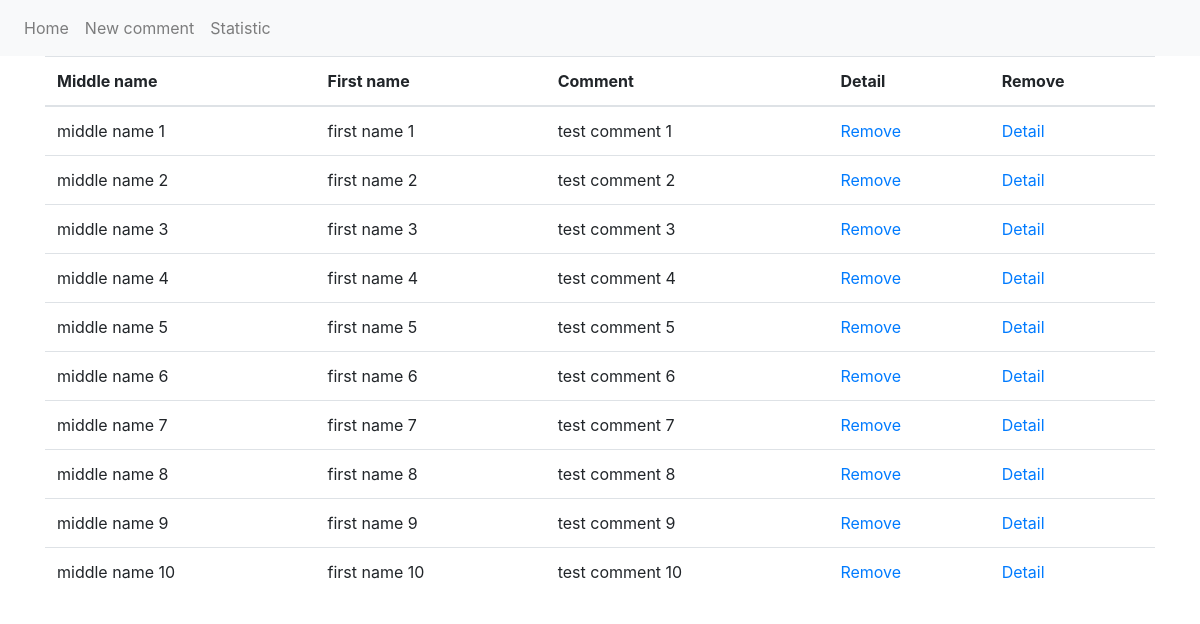
The page / on the database its author committed.
### tables this page shows
CREATE TABLE `comment` (
  `id` bigint(20) UNSIGNED NOT NULL,
  `first_name` varchar(20) NOT NULL,
  `last_name` varchar(20) NOT NULL,
  `middle_name` varchar(20) NOT NULL,
  `region_id` int(11) NOT NULL,
  `city_id` int(11) NOT NULL,
  `phone` varchar(10) NOT NULL,
  `email` varchar(30) NOT NULL,
  `comment` text NOT NULL
);

### config/routes.php (called while the page is built)
<?php
return array(
  '^login$' => 'user/login',
  '^register$' => 'user/register',
  '^logout$' => 'user/logout',
  '^upload$' => 'load/upload',
  '^download/([a-zA-Z0-9.]+)' => 'load/download/$1',
  '^delete/([a-zA-Z0-9.]+)' => 'load/delete_file/$1',
  '^list$' => 'list/index',
  '^comment/new$' => 'comment/new',
  '^comment/add$' => 'comment/add',
  '^comment/remove/([a-zA-Z0-9.]+)$' => 'comment/remove_by_id/$1',
  '^comment/detail/([a-zA-Z0-9.]+)$' => 'comment/detail_by_id/$1',
  '^statistic$' => 'statistic/index',
  '^statistic/region/([a-zA-Z0-9.]+)$' => 'statistic/comment_by_region_id/$1',
  '^statistic/city/([a-zA-Z0-9.]+)$' => 'statistic/comment_by_city_id/$1',
  '^geo/region$' => 'geo/regions',
  '^geo/region/([a-zA-Z0-9.]+)$' => 'geo/cities_by_region_id/$1',
  '^$' => 'index/index'
);

### controllers/Index_controller.php (called while the page is built)
<?php
require_once dir . '/models/Comment_model.php';
class Index_controller {
  function action_index() {
    $comments = Comment_model::getList();
    include_once dir .'/views/pages/index.php';
    return 1;
  }
}

### index.php (called while the page is built, shortened)
<?php
require_once(dir . '/components/router.php');
$router = new Router();
$router->run();

### models/Base_model.php (called while the page is built)
<?php
class Base_model {
  private static $db;
  static function get_connection() {
    if (empty(self::$db)) {
      self::$db = Db::connect();
      return self::$db;
    } else {
      return self::$db;
    }
  }
  static function sql_inner($sql_string) {
    $db = self::get_connection();
    $result = $db->prepare($sql_string);
    return $result;
  }
}

### models/Comment_model.php (called while the page is built, shortened)
<?php
require_once dir . '/models/Base_model.php';
class Comment_model extends Base_model {
  static function getList() {
    $sql = 'SELECT * FROM `comment`';
    $result = self::sql_inner($sql);
    $result->execute();
    return $result->fetchAll(PDO::FETCH_ASSOC);
  }
}

### views/pages/index.php (the view)
<?php
include_once dir . '/views/layouts/header.php';
?>
  <div class="container">
    <div class="row">
      <div class="col-lg-12">
        <table class="table">
          <thead>
          <tr>
            <th>Middle name</th>
            <th>First name</th>
            <th>Comment</th>
            <th>Detail</th>
            <th>Remove</th>
          </tr>
          </thead>
          <tbody>
          <?php foreach ($comments as $comment): ?>
            <tr>
              <td><?php echo $comment['middle_name'] ?></td>
              <td><?php echo $comment['first_name'] ?></td>
              <td><?php echo $comment['comment'] ?></td>
              <td><a href="<?php echo "/comment/remove/" . $comment['id'] ?>">Remove</a></td>
              <td><a href="<?php echo "/comment/detail/" . $comment['id'] ?>">Detail</a></td>
            </tr>
          <?php endforeach; ?>
          </tbody>
        </table>
      </div>
    </div>
  </div>
<?php
include_once dir . '/views/layouts/footer.php';

### components/router.php (shortened to what this page needs)
<?php
class Router {
  private $routes;
  public function __construct() {
    $path_routes = dir . '/config/routes.php';
    $this->routes = include($path_routes);
  }
  public function run() {
    if (!empty($_SERVER['REQUEST_URI'])) {
      $uri = trim($_SERVER['REQUEST_URI'], '/');
    }
    $this->i = 0;
    foreach ($this->routes as $uriPattern => $path) {
      $this->i++;
      if (preg_match("~$uriPattern~", $uri, $match)) {
        $param_rout = preg_replace("~$uriPattern~", $path, $uri);
        $segments = explode('/', $param_rout);
        $controller_name = ucfirst(array_shift($segments) . '_controller');
        $action_name = 'action_' . array_shift($segments);
        $param = $segments;
        $controller_obj = new $controller_name;
        $result = $controller_obj->$action_name($param);
        if ($result != NULL) {
          break;
        }
      } elseif (count($this->routes) == $this->i) {
        header('Location: /');
      }
    }
  }
}

### views/layouts/header.php (shortened to what this page needs)
<!doctype html>
<html lang="en">
<head>
  <link rel="stylesheet" href="/node_modules/bootstrap/dist/css/bootstrap.min.css">
  <link rel="stylesheet" href="/node_modules/font-awesome/css/font-awesome.min.css">
  <link rel="stylesheet" href="/views/assets/css/index.css">
</head>
<body>
<header>
  <nav class="navbar navbar-expand-lg navbar-light bg-light">
    <ul class="navbar-nav">
      <li class="nav-item">
        <a href="/" class="nav-link">Home</a>
      </li>
      <li class="nav-item">
        <a href="/comment/new" class="nav-link">New comment</a>
      </li>
      <li class="nav-item">
        <a href="/statistic" class="nav-link">Statistic</a>
      </li>
    </ul>
  </nav>
</header>

### views/layouts/footer.php
</body>
</html>

### rows shown on the page
comment: middle_name "middle name 1", first_name "first name 1", comment "test comment 1"
comment: middle_name "middle name 2", first_name "first name 2", comment "test comment 2"
comment: middle_name "middle name 3", first_name "first name 3", comment "test comment 3"
comment: middle_name "middle name 4", first_name "first name 4", comment "test comment 4"
comment: middle_name "middle name 5", first_name "first name 5", comment "test comment 5"
comment: middle_name "middle name 6", first_name "first name 6", comment "test comment 6"
comment: middle_name "middle name 7", first_name "first name 7", comment "test comment 7"
comment: middle_name "middle name 8", first_name "first name 8", comment "test comment 8"
comment: middle_name "middle name 9", first_name "first name 9", comment "test comment 9"
comment: middle_name "middle name 10", first_name "first name 10", comment "test comment 10"
